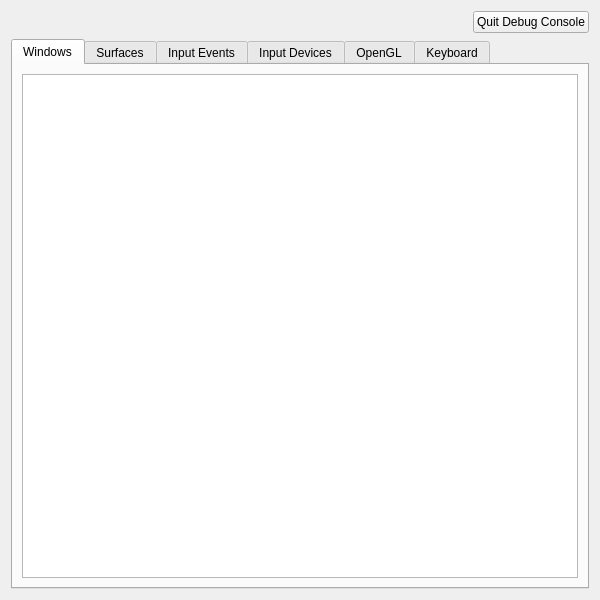
<?xml version="1.0" encoding="UTF-8"?>

<!--
SPDX-FileCopyrightText: 2023 Roman Gilg <subdiff@gmail.com>

SPDX-License-Identifier: GPL-2.0-or-later
-->

<ui version="4.0">
 <class>debug_console</class>
 <widget class="QWidget" name="debug_console">
  <property name="geometry">
   <rect>
    <x>0</x>
    <y>0</y>
    <width>600</width>
    <height>600</height>
   </rect>
  </property>
  <layout class="QVBoxLayout" name="verticalLayout">
   <item>
    <layout class="QHBoxLayout" name="horizontalLayout">
     <item>
      <spacer name="horizontalSpacer">
       <property name="orientation">
        <enum>Qt::Horizontal</enum>
       </property>
       <property name="sizeHint" stdset="0">
        <size>
         <width>40</width>
         <height>20</height>
        </size>
       </property>
      </spacer>
     </item>
     <item>
      <widget class="QPushButton" name="quitButton">
       <property name="text">
        <string>Quit Debug Console</string>
       </property>
      </widget>
     </item>
    </layout>
   </item>
   <item>
    <widget class="QTabWidget" name="tabWidget">
     <property name="currentIndex">
      <number>0</number>
     </property>
     <widget class="QWidget" name="windows">
      <attribute name="title">
       <string>Windows</string>
      </attribute>
      <layout class="QVBoxLayout" name="verticalLayout_2">
       <item>
        <widget class="QTreeView" name="windowsView">
         <attribute name="headerDefaultSectionSize">
          <number>250</number>
         </attribute>
        </widget>
       </item>
      </layout>
     </widget>
     <widget class="QWidget" name="surfaces">
      <attribute name="title">
       <string>Surfaces</string>
      </attribute>
      <layout class="QVBoxLayout" name="verticalLayout_3">
       <item>
        <widget class="QTreeView" name="surfacesView"/>
       </item>
      </layout>
     </widget>
     <widget class="QWidget" name="input">
      <attribute name="title">
       <string>Input Events</string>
      </attribute>
      <layout class="QVBoxLayout" name="verticalLayout_4">
       <item>
        <widget class="QTextEdit" name="inputTextEdit">
         <property name="enabled">
          <bool>false</bool>
         </property>
         <property name="readOnly">
          <bool>true</bool>
         </property>
        </widget>
       </item>
      </layout>
     </widget>
     <widget class="QWidget" name="inputDevices">
      <attribute name="title">
       <string>Input Devices</string>
      </attribute>
      <layout class="QVBoxLayout" name="verticalLayout_5">
       <item>
        <widget class="QTreeView" name="inputDevicesView"/>
       </item>
      </layout>
     </widget>
     <widget class="QWidget" name="tab">
      <attribute name="title">
       <string>OpenGL</string>
      </attribute>
      <layout class="QVBoxLayout" name="verticalLayout_6">
       <item>
        <widget class="QLabel" name="noOpenGLLabel">
         <property name="text">
          <string>No OpenGL compositor running</string>
         </property>
        </widget>
       </item>
       <item>
        <widget class="QScrollArea" name="glInfoScrollArea">
         <property name="frameShadow">
          <enum>QFrame::Plain</enum>
         </property>
         <property name="lineWidth">
          <number>0</number>
         </property>
         <property name="widgetResizable">
          <bool>true</bool>
         </property>
         <widget class="QWidget" name="scrollAreaWidgetContents">
          <property name="geometry">
           <rect>
            <x>0</x>
            <y>0</y>
            <width>564</width>
            <height>471</height>
           </rect>
          </property>
          <layout class="QVBoxLayout" name="verticalLayout_7">
           <item>
            <widget class="QGroupBox" name="driverInfoBox">
             <property name="title">
              <string>OpenGL (ES) driver information</string>
             </property>
             <layout class="QFormLayout" name="formLayout">
              <item row="0" column="0">
               <widget class="QLabel" name="label">
                <property name="text">
                 <string>Vendor:</string>
                </property>
               </widget>
              </item>
              <item row="1" column="0">
               <widget class="QLabel" name="label_2">
                <property name="text">
                 <string>Renderer:</string>
                </property>
               </widget>
              </item>
              <item row="2" column="0">
               <widget class="QLabel" name="label_3">
                <property name="text">
                 <string>Version:</string>
                </property>
               </widget>
              </item>
              <item row="3" column="0">
               <widget class="QLabel" name="label_4">
                <property name="text">
                 <string>Shading Language Version:</string>
                </property>
               </widget>
              </item>
              <item row="4" column="0">
               <widget class="QLabel" name="label_5">
                <property name="text">
                 <string>Driver:</string>
                </property>
               </widget>
              </item>
              <item row="5" column="0">
               <widget class="QLabel" name="label_6">
                <property name="text">
                 <string>GPU class:</string>
                </property>
               </widget>
              </item>
              <item row="6" column="0">
               <widget class="QLabel" name="label_7">
                <property name="text">
                 <string>OpenGL Version:</string>
                </property>
               </widget>
              </item>
              <item row="7" column="0">
               <widget class="QLabel" name="label_8">
                <property name="text">
                 <string>GLSL Version:</string>
                </property>
               </widget>
              </item>
              <item row="0" column="1">
               <widget class="QLabel" name="glVendorStringLabel">
                <property name="text">
                 <string/>
                </property>
               </widget>
              </item>
              <item row="1" column="1">
               <widget class="QLabel" name="glRendererStringLabel">
                <property name="text">
                 <string/>
                </property>
               </widget>
              </item>
              <item row="2" column="1">
               <widget class="QLabel" name="glVersionStringLabel">
                <property name="text">
                 <string/>
                </property>
               </widget>
              </item>
              <item row="3" column="1">
               <widget class="QLabel" name="glslVersionStringLabel">
                <property name="text">
                 <string/>
                </property>
               </widget>
              </item>
              <item row="4" column="1">
               <widget class="QLabel" name="glDriverLabel">
                <property name="text">
                 <string/>
                </property>
               </widget>
              </item>
              <item row="5" column="1">
               <widget class="QLabel" name="glGPULabel">
                <property name="text">
                 <string/>
                </property>
               </widget>
              </item>
              <item row="6" column="1">
               <widget class="QLabel" name="glVersionLabel">
                <property name="text">
                 <string/>
                </property>
               </widget>
              </item>
              <item row="7" column="1">
               <widget class="QLabel" name="glslLabel">
                <property name="text">
                 <string/>
                </property>
               </widget>
              </item>
             </layout>
            </widget>
           </item>
           <item>
            <widget class="QGroupBox" name="platformExtensionsBox">
             <property name="title">
              <string>Platform Extensions</string>
             </property>
             <layout class="QVBoxLayout" name="verticalLayout_8">
              <item>
               <widget class="QLabel" name="platformExtensionsLabel">
                <property name="text">
                 <string/>
                </property>
               </widget>
              </item>
             </layout>
            </widget>
           </item>
           <item>
            <widget class="QGroupBox" name="glExtensionsBox">
             <property name="title">
              <string>OpenGL (ES) Extensions</string>
             </property>
             <layout class="QVBoxLayout" name="verticalLayout_10">
              <item>
               <widget class="QLabel" name="openGLExtensionsLabel">
                <property name="text">
                 <string/>
                </property>
               </widget>
              </item>
             </layout>
            </widget>
           </item>
          </layout>
         </widget>
        </widget>
       </item>
      </layout>
     </widget>
     <widget class="QWidget" name="keyboard">
      <attribute name="title">
       <string>Keyboard</string>
      </attribute>
      <layout class="QVBoxLayout" name="verticalLayout_11">
       <item>
        <widget class="QScrollArea" name="scrollArea">
         <property name="frameShadow">
          <enum>QFrame::Plain</enum>
         </property>
         <property name="lineWidth">
          <number>0</number>
         </property>
         <property name="widgetResizable">
          <bool>true</bool>
         </property>
         <widget class="QWidget" name="scrollAreaWidgetContents_2">
          <property name="geometry">
           <rect>
            <x>0</x>
            <y>0</y>
            <width>564</width>
            <height>495</height>
           </rect>
          </property>
          <layout class="QVBoxLayout" name="verticalLayout_13">
           <item>
            <widget class="QGroupBox" name="layoutBox">
             <property name="title">
              <string>Keymap Layouts</string>
             </property>
             <layout class="QVBoxLayout" name="verticalLayout_12">
              <item>
               <widget class="QLabel" name="layoutsLabel">
                <property name="text">
                 <string/>
                </property>
               </widget>
              </item>
              <item>
               <widget class="Line" name="line">
                <property name="orientation">
                 <enum>Qt::Horizontal</enum>
                </property>
               </widget>
              </item>
              <item>
               <layout class="QHBoxLayout" name="horizontalLayout_2">
                <item>
                 <widget class="QLabel" name="label_9">
                  <property name="text">
                   <string>Current Layout:</string>
                  </property>
                 </widget>
                </item>
                <item>
                 <widget class="QLabel" name="currentLayoutLabel">
                  <property name="text">
                   <string/>
                  </property>
                 </widget>
                </item>
               </layout>
              </item>
             </layout>
            </widget>
           </item>
           <item>
            <widget class="QGroupBox" name="modifiersBox">
             <property name="title">
              <string>Modifiers</string>
             </property>
             <layout class="QHBoxLayout" name="horizontalLayout_3">
              <item>
               <widget class="QLabel" name="modifiersLabel">
                <property name="text">
                 <string/>
                </property>
               </widget>
              </item>
             </layout>
            </widget>
           </item>
           <item>
            <widget class="QGroupBox" name="activeModifiersBox">
             <property name="title">
              <string>Active Modifiers</string>
             </property>
             <layout class="QVBoxLayout" name="verticalLayout_16">
              <item>
               <widget class="QLabel" name="activeModifiersLabel">
                <property name="text">
                 <string/>
                </property>
               </widget>
              </item>
             </layout>
            </widget>
           </item>
           <item>
            <widget class="QGroupBox" name="ledsBox">
             <property name="title">
              <string>LEDs</string>
             </property>
             <layout class="QVBoxLayout" name="verticalLayout_14">
              <item>
               <widget class="QLabel" name="ledsLabel">
                <property name="text">
                 <string/>
                </property>
               </widget>
              </item>
             </layout>
            </widget>
           </item>
           <item>
            <widget class="QGroupBox" name="activeLedsBox">
             <property name="title">
              <string>Active LEDs</string>
             </property>
             <layout class="QVBoxLayout" name="verticalLayout_15">
              <item>
               <widget class="QLabel" name="activeLedsLabel">
                <property name="text">
                 <string/>
                </property>
               </widget>
              </item>
             </layout>
            </widget>
           </item>
          </layout>
         </widget>
        </widget>
       </item>
      </layout>
     </widget>
    </widget>
   </item>
  </layout>
 </widget>
 <tabstops>
  <tabstop>quitButton</tabstop>
 </tabstops>
 <resources/>
 <connections/>
</ui>
